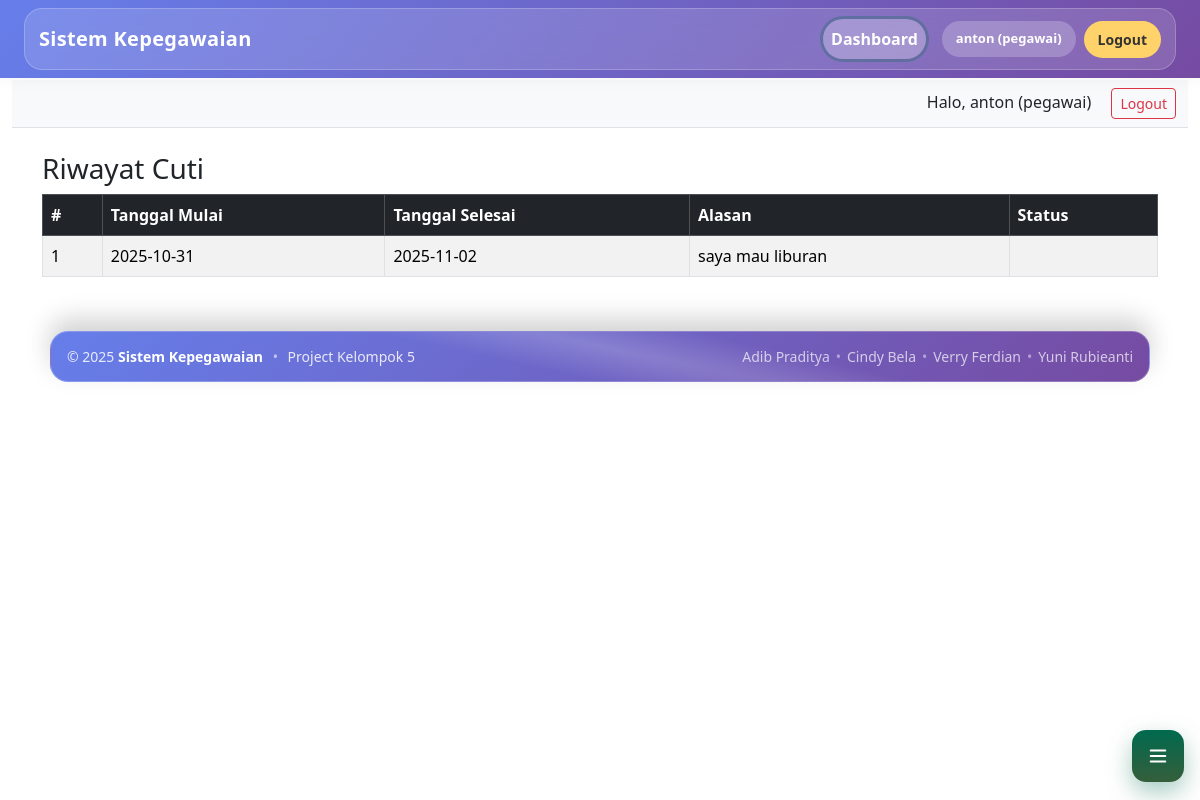
The app's page /pages/cuti/riwayat.php (signed in) with its own data.
### tables this page shows
CREATE TABLE `cuti` (
  `id` int(11) NOT NULL,
  `pegawai_id` int(11) NOT NULL,
  `tanggal_pengajuan` date NOT NULL,
  `tanggal_mulai` date NOT NULL,
  `tanggal_selesai` date NOT NULL,
  `alasan` text DEFAULT NULL,
  `status` enum('pending','disetujui','ditolak') DEFAULT 'pending',
  `disetujui_oleh` int(11) DEFAULT NULL
);

### config/functions.php (called while the page is built, shortened)
<?php
function current_pegawai_id(): int {
    global $conn;
    $uid = (int)$_SESSION['user_id'];
    $stmt = $conn->prepare("SELECT id FROM pegawai WHERE user_id=? LIMIT 1");
    $stmt->bind_param("i", $uid);
    $stmt->execute();
    $stmt->bind_result($pid);
    if ($stmt->fetch()) {
        return (int)$pid;
    }
    return 0;
}

### pages/cuti/riwayat.php (the view, shortened to what this page needs)
<?php
require_once __DIR__ . '/../../config/config.php';
require_once __DIR__ . '/../../config/functions.php';
function cuti_has_col(mysqli $conn, string $col): bool {
    $col = $conn->real_escape_string($col);
    $res = $conn->query("SHOW COLUMNS FROM cuti LIKE '{$col}'");
    return $res && $res->num_rows > 0;
}
$whereCol = null;
if (cuti_has_col($conn, 'user_id')) {
    $whereCol = 'user_id';
    $idValue  = (int)($_SESSION['user_id'] ?? 0);
} elseif (cuti_has_col($conn, 'pegawai_id')) {
    $whereCol = 'pegawai_id';
    if (!function_exists('current_pegawai_id')) {
        $pid = 0;
        if (isset($_SESSION['pegawai_id'])) { $pid = (int)$_SESSION['pegawai_id']; }
    } else {
        $pid = (int) current_pegawai_id();
    }
    $idValue = $pid;
}
$stmt = $conn->prepare("SELECT id, tanggal_mulai, tanggal_selesai, alasan, status
                        FROM cuti
                        WHERE {$whereCol} = ?
                        ORDER BY id DESC");
$stmt->bind_param("i", $idValue);
$stmt->execute();
$result = $stmt->get_result();
$page_title = "Riwayat Cuti";
include __DIR__ . '/../../includes/header.php';
include __DIR__ . '/../../includes/sidebar.php';
include __DIR__ . '/../../includes/navbar.php';
?>
<div class="container">
    <h3><?= htmlspecialchars($page_title) ?></h3>
    <table class="table table-bordered table-striped">
        <thead class="table-dark">
            <tr>
                <th>#</th>
                <th>Tanggal Mulai</th>
                <th>Tanggal Selesai</th>
                <th>Alasan</th>
                <th>Status</th>
            </tr>
        </thead>
        <tbody>
        <?php if ($result && $result->num_rows): ?>
            <?php $no = 1; while ($row = $result->fetch_assoc()): ?>
                <tr>
                    <td><?= $no++ ?></td>
                    <td><?= htmlspecialchars($row['tanggal_mulai']) ?></td>
                    <td><?= htmlspecialchars($row['tanggal_selesai']) ?></td>
                    <td><?= nl2br(htmlspecialchars($row['alasan'])) ?></td>
                    <td><?= htmlspecialchars(ucfirst($row['status'])) ?></td>
                </tr>
            <?php endwhile; ?>
        <?php else: ?>
            <tr><td colspan="5" class="text-center text-muted">Belum ada pengajuan cuti.</td></tr>
        <?php endif; ?>
        </tbody>
    </table>
</div>
<?php include __DIR__ . '/../../includes/footer.php'; ?>

### includes/header.php (style rules this page uses)
:root { --grad-a:#667eea; --grad-b:#764ba2; --glass: rgba(255,255,255,0.14); --stroke: rgba(255,255,255,0.22); --text:#ffffff; --text-soft: rgba(255,255,255,0.88); --muted: rgba(255,255,255,0.70); --btn:#ffd369; --btn-hover:#ffbf00; --ring: rgba(255,211,105,.45); --shadow: 0 12px 30px rgba(0,0,0,.25); --radius: 18px; }
* { box-sizing:border-box; }
body { font-family:"Segoe UI",Inter,Arial,sans-serif; padding-top:80px; }

### includes/sidebar.php (style rules this page uses)
:root { --hunter:#355E3B; --hunter-600:#2A462F; --bangla:#006A4E; --bangla-700:#03523F; --card:#ffffff; --text:#1F2A1E; --sub:#6B7280; --muted:#E5EFE8; --ring:rgba(0,106,78,.28); --shadow:0 18px 40px rgba(0,0,0,.22); }

### includes/footer.php (style rules this page uses)
:root { --grad-a:#667eea; --grad-b:#764ba2; --glass: rgba(255,255,255,0.14); --stroke: rgba(255,255,255,0.22); --text:#ffffff; --text-soft: rgba(255,255,255,0.85); --muted: rgba(255,255,255,0.70); --shadow: 0 -12px 26px rgba(0,0,0,0.18); --radius: 18px; }

### records on screen
cuti: tanggal_mulai "2025-10-31", tanggal_selesai "2025-11-02", alasan "saya mau liburan"

### other values on screen
$username "anton"
$role "pegawai"
$_SESSION['username'] "anton"
$_SESSION['role'] "pegawai"
$page_title "Riwayat Cuti"
